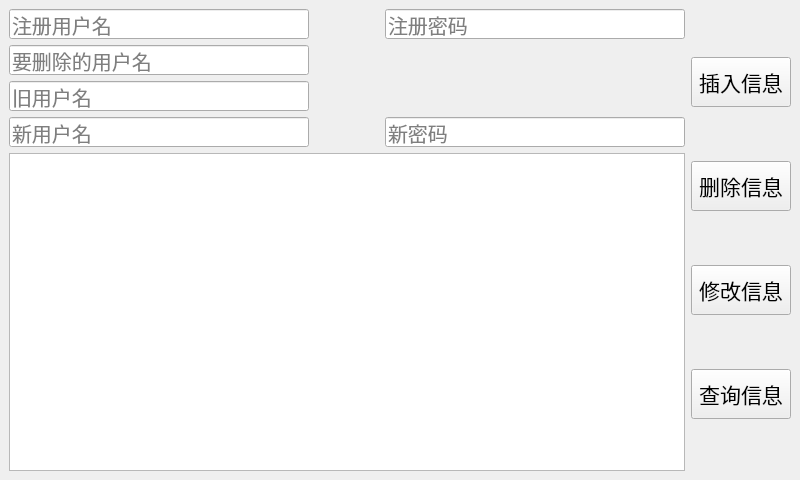
<?xml version="1.0" encoding="UTF-8"?>
<ui version="4.0">
 <class>sqlit3test</class>
 <widget class="QMainWindow" name="sqlit3test">
  <property name="geometry">
   <rect>
    <x>0</x>
    <y>0</y>
    <width>800</width>
    <height>480</height>
   </rect>
  </property>
  <property name="sizePolicy">
   <sizepolicy hsizetype="Fixed" vsizetype="Fixed">
    <horstretch>0</horstretch>
    <verstretch>0</verstretch>
   </sizepolicy>
  </property>
  <property name="windowTitle">
   <string>MainWindow</string>
  </property>
  <widget class="QWidget" name="centralwidget">
   <layout class="QGridLayout" name="gridLayout">
    <item row="0" column="0">
     <layout class="QVBoxLayout" name="verticalLayout">
      <item>
       <layout class="QHBoxLayout" name="horizontalLayout">
        <item>
         <widget class="QLineEdit" name="regUsername">
          <property name="sizePolicy">
           <sizepolicy hsizetype="Fixed" vsizetype="Fixed">
            <horstretch>0</horstretch>
            <verstretch>0</verstretch>
           </sizepolicy>
          </property>
          <property name="minimumSize">
           <size>
            <width>300</width>
            <height>30</height>
           </size>
          </property>
          <property name="maximumSize">
           <size>
            <width>300</width>
            <height>30</height>
           </size>
          </property>
          <property name="font">
           <font>
            <pointsize>15</pointsize>
           </font>
          </property>
          <property name="text">
           <string/>
          </property>
          <property name="placeholderText">
           <string>注册用户名</string>
          </property>
         </widget>
        </item>
        <item>
         <spacer name="horizontalSpacer">
          <property name="orientation">
           <enum>Qt::Horizontal</enum>
          </property>
          <property name="sizeHint" stdset="0">
           <size>
            <width>40</width>
            <height>20</height>
           </size>
          </property>
         </spacer>
        </item>
        <item>
         <widget class="QLineEdit" name="regPassword">
          <property name="sizePolicy">
           <sizepolicy hsizetype="Fixed" vsizetype="Fixed">
            <horstretch>0</horstretch>
            <verstretch>0</verstretch>
           </sizepolicy>
          </property>
          <property name="minimumSize">
           <size>
            <width>300</width>
            <height>30</height>
           </size>
          </property>
          <property name="maximumSize">
           <size>
            <width>300</width>
            <height>30</height>
           </size>
          </property>
          <property name="font">
           <font>
            <pointsize>15</pointsize>
           </font>
          </property>
          <property name="placeholderText">
           <string>注册密码</string>
          </property>
         </widget>
        </item>
       </layout>
      </item>
      <item>
       <widget class="QLineEdit" name="delUsername">
        <property name="sizePolicy">
         <sizepolicy hsizetype="Fixed" vsizetype="Fixed">
          <horstretch>0</horstretch>
          <verstretch>0</verstretch>
         </sizepolicy>
        </property>
        <property name="minimumSize">
         <size>
          <width>300</width>
          <height>30</height>
         </size>
        </property>
        <property name="maximumSize">
         <size>
          <width>300</width>
          <height>30</height>
         </size>
        </property>
        <property name="font">
         <font>
          <pointsize>15</pointsize>
         </font>
        </property>
        <property name="text">
         <string/>
        </property>
        <property name="placeholderText">
         <string>要删除的用户名</string>
        </property>
       </widget>
      </item>
      <item>
       <widget class="QLineEdit" name="oldUsername">
        <property name="sizePolicy">
         <sizepolicy hsizetype="Fixed" vsizetype="Fixed">
          <horstretch>0</horstretch>
          <verstretch>0</verstretch>
         </sizepolicy>
        </property>
        <property name="minimumSize">
         <size>
          <width>300</width>
          <height>30</height>
         </size>
        </property>
        <property name="maximumSize">
         <size>
          <width>300</width>
          <height>30</height>
         </size>
        </property>
        <property name="font">
         <font>
          <pointsize>15</pointsize>
         </font>
        </property>
        <property name="placeholderText">
         <string>旧用户名</string>
        </property>
       </widget>
      </item>
      <item>
       <layout class="QHBoxLayout" name="horizontalLayout_2">
        <item>
         <widget class="QLineEdit" name="newUsername">
          <property name="sizePolicy">
           <sizepolicy hsizetype="Fixed" vsizetype="Fixed">
            <horstretch>0</horstretch>
            <verstretch>0</verstretch>
           </sizepolicy>
          </property>
          <property name="minimumSize">
           <size>
            <width>300</width>
            <height>30</height>
           </size>
          </property>
          <property name="maximumSize">
           <size>
            <width>300</width>
            <height>30</height>
           </size>
          </property>
          <property name="font">
           <font>
            <pointsize>15</pointsize>
           </font>
          </property>
          <property name="placeholderText">
           <string>新用户名</string>
          </property>
         </widget>
        </item>
        <item>
         <spacer name="horizontalSpacer_2">
          <property name="orientation">
           <enum>Qt::Horizontal</enum>
          </property>
          <property name="sizeHint" stdset="0">
           <size>
            <width>40</width>
            <height>20</height>
           </size>
          </property>
         </spacer>
        </item>
        <item>
         <widget class="QLineEdit" name="newPassword">
          <property name="sizePolicy">
           <sizepolicy hsizetype="Fixed" vsizetype="Fixed">
            <horstretch>0</horstretch>
            <verstretch>0</verstretch>
           </sizepolicy>
          </property>
          <property name="minimumSize">
           <size>
            <width>300</width>
            <height>30</height>
           </size>
          </property>
          <property name="maximumSize">
           <size>
            <width>300</width>
            <height>30</height>
           </size>
          </property>
          <property name="font">
           <font>
            <pointsize>15</pointsize>
           </font>
          </property>
          <property name="placeholderText">
           <string>新密码</string>
          </property>
         </widget>
        </item>
       </layout>
      </item>
     </layout>
    </item>
    <item row="0" column="1" rowspan="2">
     <layout class="QVBoxLayout" name="verticalLayout_2">
      <item>
       <widget class="QPushButton" name="insertBtn">
        <property name="sizePolicy">
         <sizepolicy hsizetype="Preferred" vsizetype="Preferred">
          <horstretch>0</horstretch>
          <verstretch>0</verstretch>
         </sizepolicy>
        </property>
        <property name="minimumSize">
         <size>
          <width>100</width>
          <height>50</height>
         </size>
        </property>
        <property name="maximumSize">
         <size>
          <width>100</width>
          <height>50</height>
         </size>
        </property>
        <property name="font">
         <font>
          <pointsize>16</pointsize>
         </font>
        </property>
        <property name="cursor">
         <cursorShape>PointingHandCursor</cursorShape>
        </property>
        <property name="text">
         <string>插入信息</string>
        </property>
       </widget>
      </item>
      <item>
       <widget class="QPushButton" name="delBtn">
        <property name="sizePolicy">
         <sizepolicy hsizetype="Preferred" vsizetype="Preferred">
          <horstretch>0</horstretch>
          <verstretch>0</verstretch>
         </sizepolicy>
        </property>
        <property name="minimumSize">
         <size>
          <width>100</width>
          <height>50</height>
         </size>
        </property>
        <property name="maximumSize">
         <size>
          <width>100</width>
          <height>50</height>
         </size>
        </property>
        <property name="font">
         <font>
          <pointsize>16</pointsize>
         </font>
        </property>
        <property name="cursor">
         <cursorShape>PointingHandCursor</cursorShape>
        </property>
        <property name="text">
         <string>删除信息</string>
        </property>
       </widget>
      </item>
      <item>
       <widget class="QPushButton" name="changeBtn">
        <property name="sizePolicy">
         <sizepolicy hsizetype="Preferred" vsizetype="Preferred">
          <horstretch>0</horstretch>
          <verstretch>0</verstretch>
         </sizepolicy>
        </property>
        <property name="minimumSize">
         <size>
          <width>100</width>
          <height>50</height>
         </size>
        </property>
        <property name="maximumSize">
         <size>
          <width>100</width>
          <height>50</height>
         </size>
        </property>
        <property name="font">
         <font>
          <pointsize>16</pointsize>
         </font>
        </property>
        <property name="cursor">
         <cursorShape>PointingHandCursor</cursorShape>
        </property>
        <property name="text">
         <string>修改信息</string>
        </property>
       </widget>
      </item>
      <item>
       <widget class="QPushButton" name="selectBtn">
        <property name="sizePolicy">
         <sizepolicy hsizetype="Preferred" vsizetype="Preferred">
          <horstretch>0</horstretch>
          <verstretch>0</verstretch>
         </sizepolicy>
        </property>
        <property name="minimumSize">
         <size>
          <width>100</width>
          <height>50</height>
         </size>
        </property>
        <property name="maximumSize">
         <size>
          <width>100</width>
          <height>50</height>
         </size>
        </property>
        <property name="font">
         <font>
          <pointsize>16</pointsize>
         </font>
        </property>
        <property name="cursor">
         <cursorShape>PointingHandCursor</cursorShape>
        </property>
        <property name="text">
         <string>查询信息</string>
        </property>
       </widget>
      </item>
     </layout>
    </item>
    <item row="1" column="0">
     <widget class="QTableWidget" name="userTable"/>
    </item>
   </layout>
  </widget>
 </widget>
 <resources/>
 <connections/>
</ui>
